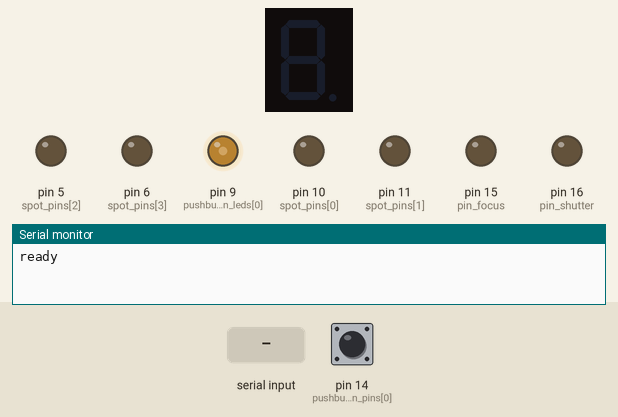
Simulated run of this sketch. Board: Arduino Uno, built with avr-gcc and run on an emulated ATmega328P. On the bench: 1-digit seven-segment display, output pins drawn as LEDs (lit = HIGH), the last lines printed to the serial monitor. Wiring (inferred from the names in the program): 1-digit 7-segment display, segments lit when HIGH: segments pin 2, pin 3, pin 4, pin 7, pin 8, pin 12, pin 13. The inputs (shaded band) are chosen by the test bench; at power-on: pin 14 (pushbutton_pins[0]) HIGH. The segment pins are drawn as the display they are named for; pins used as bus, display or sensor lines are not drawn.

Above: at 1.3 s.
1.4 s: pin 14 (pushbutton_pins[0]) pulled LOW for 0.15 s
At 3.5 s:
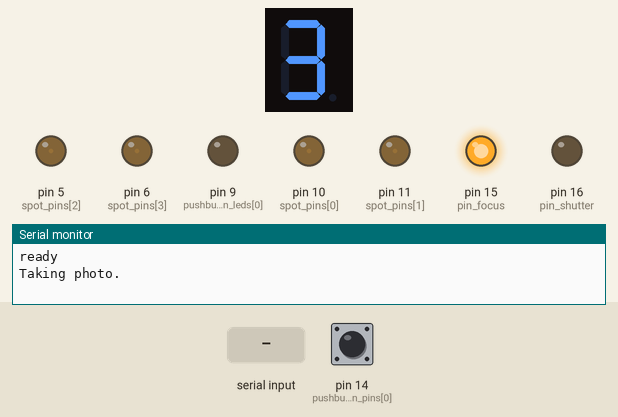
4.4 s: "1\n" received over Serial
7.4 s: "2\n" received over Serial
At 7.68 s:
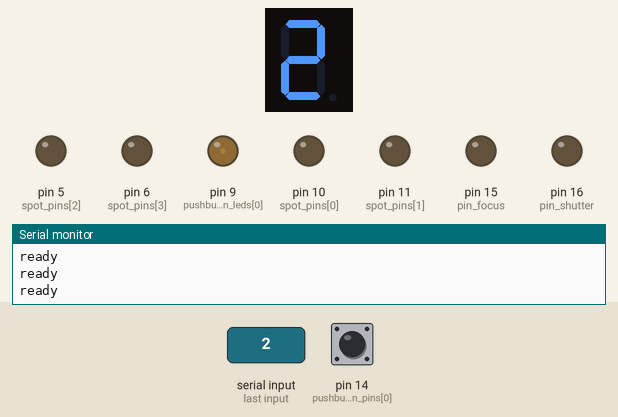
10.4 s: "3\n" received over Serial
At 12.19 s:
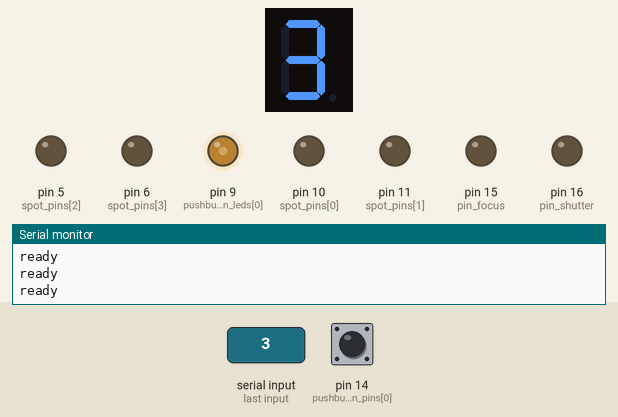
13.4 s: "4\n" received over Serial
At 16.11 s:
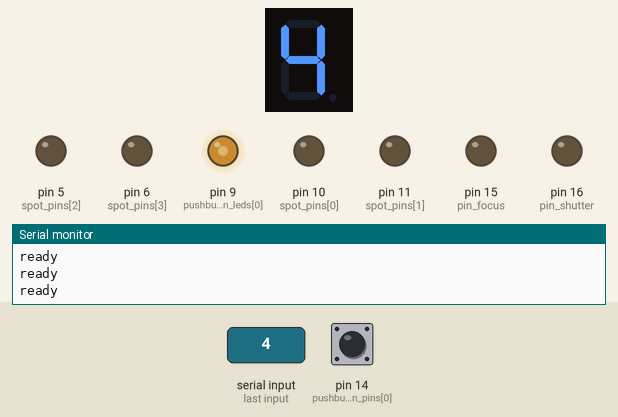
16.4 s: "5\n" received over Serial
At 16.71 s:
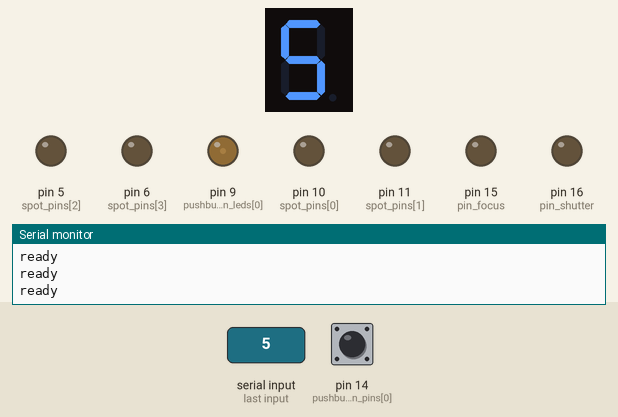
Timing chart, 0 to 20.4 s (numbered marks = the images above; inputs shaded):
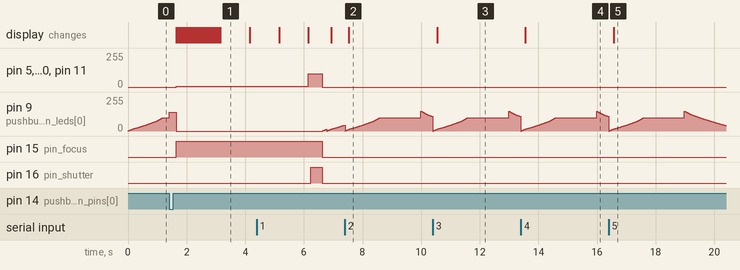

Measured:
- after the input at 1.4 s, pin 5 (spot_pins[2]), pin 6 (spot_pins[3]), pin 10 (spot_pins[0]), pin 11 (spot_pins[1]): 0/255 → 5/255 after 0.25 s; pin 15 (pin_focus): LOW → HIGH after 0.25 s; the display: first changes after 0.25 s (image 1 shows a later state)
- after the input at 7.4 s, the display: changes after 0.13 s (image 2)
- after the input at 10.4 s, the display: changes after 0.14 s (image 3)
- after the input at 13.4 s, the display: changes after 0.15 s (image 4)
- after the input at 16.4 s, the display: changes after 0.16 s (image 5)
- what the display in image 1 shows lasts 1.0 s, from 3.2 s to 4.2 s

The sketch:

photobooth.ino
```cpp
// (licence header left out)
/* This is where you might define different IO-pins */

int segment_pins[] = { 2, 3, 4, 7, 8, 12, 13 }; // pins segments A-G of the display are connected to
int spot_pins[] = { 10, 11, 5, 6 };             // pins the spot-lights are connected to, use PWM-pins here

int pin_focus = 15;   // camera: focus (using analog pin A1 as digital output)
int pin_shutter = 16; // camera: shutter (using analog pin A2 as digital output)

int pushbutton_leds[] = { 9 };  // pin(s) on which the LED(s) of the pushbutton-switch(es) is/are connected to. Use PWM-pins here.
int pushbutton_pins[] = { 14 }; // pin(s) on which the pushbutton(s) is/are connected to. Using analog pin A0 as digital input
int lastButtonState[] = { 1 };  // saving the last state(s) of the button(s)


/* Some magic configuration happening below. */

byte segment_digits[10][7] = { // segments to light up on the corresponding index
  { 1,1,1,1,1,1,0 },    // 0
  { 0,1,1,0,0,0,0 },    // 1
  { 1,1,0,1,1,0,1 },    // 2
  { 1,1,1,1,0,0,1 },    // 3
  { 0,1,1,0,0,1,1 },    // 4
  { 1,0,1,1,0,1,1 },    // 5
  { 1,0,1,1,1,1,1 },    // 6
  { 1,1,1,0,0,0,0 },    // 7
  { 1,1,1,1,1,1,1 },    // 8
  { 1,1,1,1,0,1,1 }     // 9
};

int breath_delay_steps[] =       {   7,   9,  13, 15, 16, 17, 18, 930, 19, 18, 15, 13,   9,   7,   4,   5 }; // magic numbers for breathing LED
int breath_brightness_steps[] =  { 150, 125, 100, 75, 50, 25, 16,  15, 16, 25, 50, 75, 100, 125, 150, 220 }; // even more magic numbers!

// initial/default values for breathing LED
#define breath_initial_brightness 15
#define breath_initial_direction 1
#define breath_initial_index 8
#define breath_initial_delay 1

int breath_brightness; // initial brightness of breathing LED
int breath_direction;  // increase brightness
int breath_index;      // start at index 8 of our magic numbers
int breath_delay;      // no delay at startup, load values imidiately
boolean breathing_enabled = true;  // enables/disables breathing LED at all.

String inputCommand = "";         // a string to hold incoming data from serial
boolean commandComplete = false;  // whether the command string is complete

boolean mode_auto = true; // default is running in standalone-mode


// The setup function runs once when you press reset or power the board.
void setup() {
  // Set all 7-segment-pins as output and turn LEDs off
  for(int i = 0; i < sizeof(segment_pins)/sizeof(int); i++) {
    pinMode(segment_pins[i], OUTPUT);
    digitalWrite(segment_pins[i], LOW);
  }

  // Turn all spots off.
  for(int i = 0; i < sizeof(spot_pins)/sizeof(int); i++) {
    digitalWrite(spot_pins[i], 0);
  }

  // Set all pushbutton-LED-pins as output and turn LEDs off
  for(int i = 0; i < sizeof(pushbutton_leds)/sizeof(int); i++) {
    pinMode(pushbutton_leds[i], OUTPUT);
    digitalWrite(pushbutton_leds[i], LOW);
  }

  // Set all pushbutton-pins as input and enable pullup resistor
  for(int i = 0; i < sizeof(pushbutton_pins)/sizeof(int); i++) {
    pinMode(pushbutton_pins[i], INPUT_PULLUP); // change INPUT_PULLUP to INPUT when there is an external pullup-resistor attached
  }

  // setup focus and shutter pins
  pinMode(pin_focus, OUTPUT);
  digitalWrite(pin_focus, LOW);
  pinMode(pin_shutter, OUTPUT);
  digitalWrite(pin_shutter, LOW);


  Serial.begin(9600); // initialize serial

  inputCommand.reserve(100); // reserve 100 bytes for the inputCommand

  breathing_reset(); // reset breathing LEDs

  Serial.println("ready"); // we're ready to rock!
}


/* turns all breathing LEDs gently on and resets everything for restart breathing */
void breathing_reset() {
  for(int i = 0; i <= 15; i++) {
    for(int p = 0; p < sizeof(pushbutton_leds)/sizeof(int); p++) {
      analogWrite(pushbutton_leds[p], i);
    }
    delay(10);
  }

  breathing_enabled = true;
  breath_brightness = breath_initial_brightness;
  breath_direction = breath_initial_direction;
  breath_index = breath_initial_index;
  breath_delay = breath_initial_delay;
}


/* turns all breathing LEDs off and disables breathing at all */
void breathing_stop() {
  for(int i = 0; i < sizeof(pushbutton_leds)/sizeof(int); i++) {
    analogWrite(pushbutton_leds[i], 0);
  }
  breathing_enabled = false;
}


/* does one step in "breathing", so we don't block anything else too long. */
void breathing_do_step() {
  if(!breathing_enabled) {
    return;  // nothing to do if disabled
  }

  breath_delay--;

  // update brightness and delays when waited long enough
  if(breath_delay == 0) {
    // increase or decrese brightness
    breath_brightness = breath_brightness + breath_direction;

    // change direction when LED is fully lit or very dimm
    if(breath_brightness == 255 || breath_brightness == 15) {
      breath_direction *= -1;
    }

    // update index of current delay when target brightness is reached
    if(breath_brightness == breath_brightness_steps[breath_index]) {
      breath_index++;

      // start over when the end is reached
      if(breath_index == sizeof(breath_brightness_steps)/sizeof(int)) {
        breath_index = 0;
      }
    }

    // get new delay
    breath_delay = breath_delay_steps[breath_index];

    // set new brightness to all pushbutton leds
    for(int i = 0; i < sizeof(pushbutton_leds)/sizeof(int); i++) {
      analogWrite(pushbutton_leds[i], breath_brightness);
    }

  } else {
    delay(1); // if we have still some rounds to go, wait 1ms and return
  }
}


/* flashes the 7-segment-display in a fancy way */
void animation_one(int wait) {
  for (int i = 0; i < sizeof(segment_pins)/sizeof(int); i++) {
    digitalWrite(segment_pins[i], LOW);
  }

  for(int n = 0; n < 5; n++) {
    for (int i = 0; i < 6; i++) {
      digitalWrite(segment_pins[i], HIGH);
      delay(wait);
      digitalWrite(segment_pins[i], LOW);
    }
  }
}


/* flashes the 7-segment-display in another fancy way */
void animation_two(int wait) {
  int animation[] = { 1, 2, 7, 5, 4, 3, 7, 6 };

  for (int i = 0; i < sizeof(segment_pins)/sizeof(int); i++) {
    digitalWrite(segment_pins[i], LOW);
  }

  for(int n = 0; n < 5; n++) {
    for(int i = 0; i < 8; i++) {
      int segment = animation[i] - 1;
      digitalWrite(segment_pins[segment], HIGH);
      delay(wait);
      digitalWrite(segment_pins[segment], LOW);
    }
  }
}


/* flashes the spots in a fancy way */
void animation_spots(int wait) {
  for (int i = 0; i < sizeof(spot_pins)/sizeof(int); i++) {
    spot_off(i);
  }

  for (int i = 0; i < sizeof(spot_pins)/sizeof(int); i++) {
    spot_on(i);
    delay(wait);
    spot_off(i);
  }
}


/* turns a single spot on */
void spot_on(int i) {
  analogWrite(spot_pins[i], 255);
}


/* turns a single spot off */
void spot_off(int i) {
  analogWrite(spot_pins[i], 0);
}


/* turns all spots on ("speedlight") */
void spots_on() {
  for (int i = 0; i < sizeof(spot_pins)/sizeof(int); i++) {
    spot_on(i);
  }
}


/* turns all spots off */
void spots_off() {
  for (int i = 0; i < sizeof(spot_pins)/sizeof(int); i++) {
    spot_off(i);
  }
}


/* turns all spots on (dimmed) for fucusing the camera in low light */
void spots_dimm(int value) {
  for (int i = 0; i < sizeof(spot_pins)/sizeof(int); i++) {
    analogWrite(spot_pins[i], value);
  }
}


/* displays a number on the 7-segment-display */
void displayNumber(int n) {
  for (int i = 0; i < sizeof(segment_pins)/sizeof(int); i++) {
    digitalWrite(segment_pins[i], segment_digits[n][i]);
  }
}


/* turns the 7-segment-display off */
void display_off() {
  for (int i = 0; i < sizeof(segment_pins)/sizeof(int); i++) {
    digitalWrite(segment_pins[i], LOW);
  }
}


/* turns every light off */
void clearAll() {
  spots_off();
  display_off();
  breathing_stop();
}


/* starts countdown and focusing, than takes picture */
void takePhoto() {
  Serial.println("Taking photo.");

  spots_dimm(5);
  digitalWrite(pin_focus, HIGH);

  animation_one(50);

  displayNumber(3);
  delay(1000);
  displayNumber(2);
  delay(1000);
  displayNumber(1);
  delay(1000);

  display_off();

  //spots_on();
  spots_dimm(100);
  delay(75);
  digitalWrite(pin_shutter, HIGH);

  delay(400);

  clearAll();

  digitalWrite(pin_focus, LOW);
  digitalWrite(pin_shutter, LOW);

  Serial.println("Photo taken.");
}


/* checks received command and calls corresponding function */
void processCommand(String cmd) {
  if(cmd == "1") displayNumber(1);
  if(cmd == "2") displayNumber(2);
  if(cmd == "3") displayNumber(3);
  if(cmd == "4") displayNumber(4);
  if(cmd == "5") displayNumber(5);
  if(cmd == "6") displayNumber(6);
  if(cmd == "7") displayNumber(7);
  if(cmd == "8") displayNumber(8);
  if(cmd == "9") displayNumber(9);
  if(cmd == "0") displayNumber(0);

  if(cmd == "display off") display_off();

  if(cmd == "spots on") spots_on();
  if(cmd == "spots off") spots_off();
  if(cmd == "spots dimm") spots_dimm(1);

  if(cmd == "S1 on") spot_on(0);
  if(cmd == "S1 off") spot_off(0);
  if(cmd == "S2 on") spot_on(1);
  if(cmd == "S2 off") spot_off(1);
  if(cmd == "S3 on") spot_on(2);
  if(cmd == "S3 off") spot_off(2);
  if(cmd == "S4 on") spot_on(3);
  if(cmd == "S4 off") spot_off(3);

  if(cmd == "animation 1") animation_one(50);
  if(cmd == "animation 2") animation_two(50);
  if(cmd == "animation spots") animation_spots(100);

  if(cmd == "clear") clearAll();

  if(cmd == "mode auto") mode_auto = true;
  if(cmd == "mode manual") mode_auto = false;

  if(cmd == "take photo") takePhoto();
}


/* reads new input from serial to commandstring. Command is complete on \n */
void serialEvent() {
  while(Serial.available()) {
    char inChar = (char)Serial.read();
    if(inChar == '\n') {
      commandComplete = true;
    } else {
      inputCommand += inChar;
    }
  }
}

// This loop function runs over and over again. Forever. Poor little thing.
void loop() {

  breathing_do_step(); // do one step in "breathing"

  // check all pushbuttons for changes
  for(int i = 0; i < sizeof(pushbutton_pins)/sizeof(int); i++) {
    if(digitalRead(pushbutton_pins[i]) == LOW) {  // if button is pressed
      if (lastButtonState[i] == HIGH) {             // and was not pressed before
        lastButtonState[i] = LOW;                     // save current state (pressed)
        if(mode_auto) {                               // in standalone-mode...
          inputCommand = "take photo";                  // set command
          commandComplete = true;
        } else {                                      // in remote-controlled mode...
          Serial.print("P");                            // notify computer which button was pressed
          Serial.println(i);
        }
      }
      delay(250);                                  // poor mans debouncing
    } else {                                     // if button is not pressed
      lastButtonState[i] = HIGH;                   // save state (released)
    }
  }


  if(commandComplete) {
    breathing_stop();             // stop breathing (turn LED off)
    processCommand(inputCommand); // process command
    breathing_reset();            // enable breathing again

    inputCommand = "";            // reset the commandstring
    commandComplete = false;      // reset command complete

    Serial.println("ready");      // notify computer
  }
}
```
